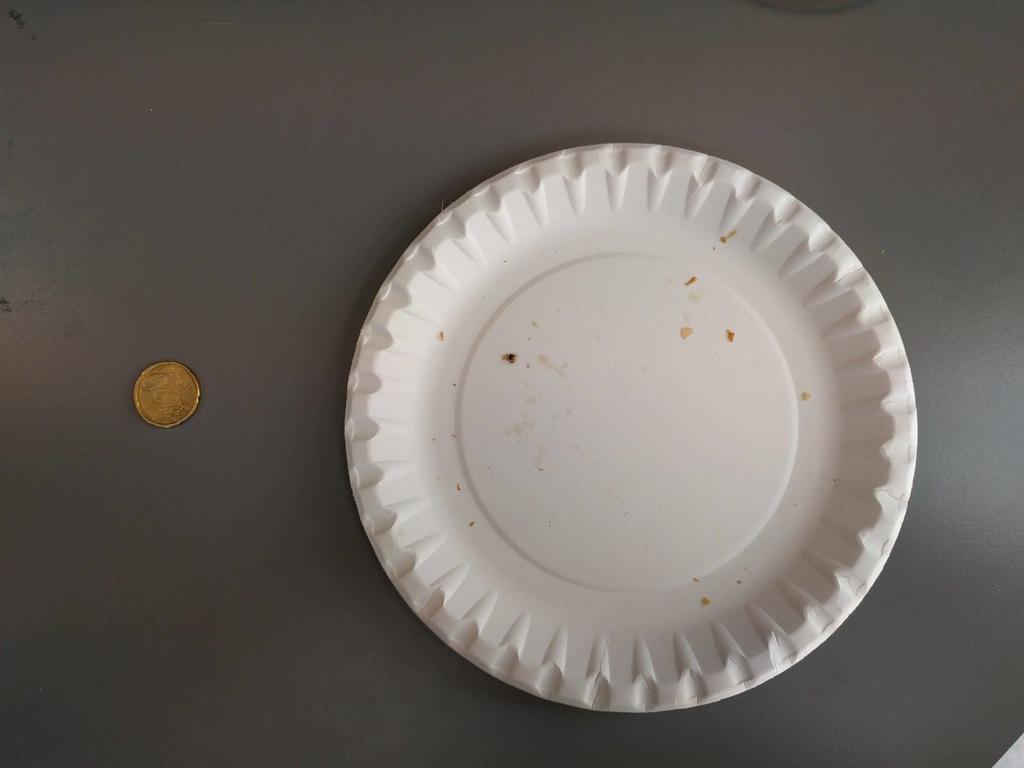
#> input picture object_recognition/images/plate_test.png, 1024 x 768 px, found by its file name
$ python detect_object_size.py   (older library calls are emulated)
#> lines starting #> are read from the running program, lines starting #| are printed output that depends on the picture; after the words box and inside, x2 and y2 are one past the last pixel; in counts of white or black regions, pixels touching at a corner belong together
# import the necessary packages
from scipy.spatial import distance as dist
from imutils import perspective
from imutils import contours
import numpy as np
import imutils
import cv2


def midpoint(pt_a, pt_b):
    return ((pt_a[0] + pt_b[0]) * 0.5, (pt_a[1] + pt_b[1]) * 0.5)


def detect_object_size(img_path, obj_width):

    # load the image, convert it to greyscale, and blur it slightly
#> called with img_path = './images/plate_test.png', obj_width = 22.25
    image = cv2.imread(img_path)
#> image is the input picture: shape (768, 1024, 3); mean B, G, R 98, 102.4, 107.9
    gray = cv2.cvtColor(image, cv2.COLOR_BGR2GRAY)
    gray = cv2.GaussianBlur(gray, (7, 7), 0)

    # perform edge detection, then perform a dilation + erosion to
    # close gaps in between object edges
    edged = cv2.Canny(gray, 50, 100)
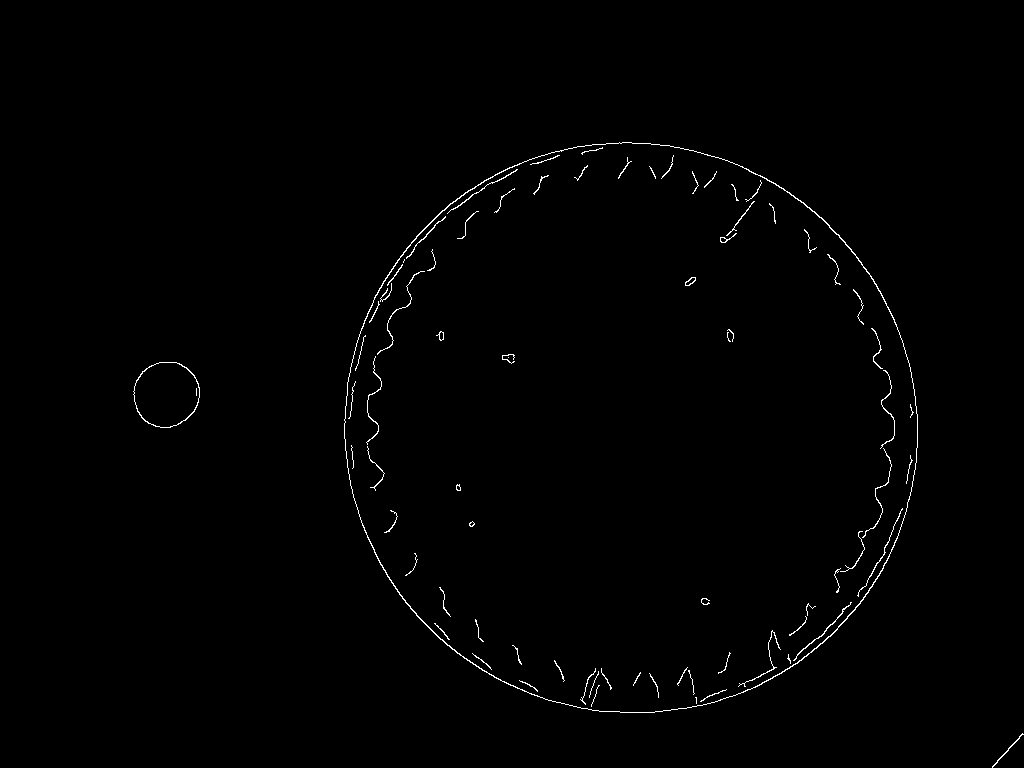
#> edged: shape (768, 1024); 0.7% white in thin lines or dots, all inside (x1, y1, x2, y2) = (133, 142, 1024, 768)
    edged = cv2.dilate(edged, None, iterations=1)
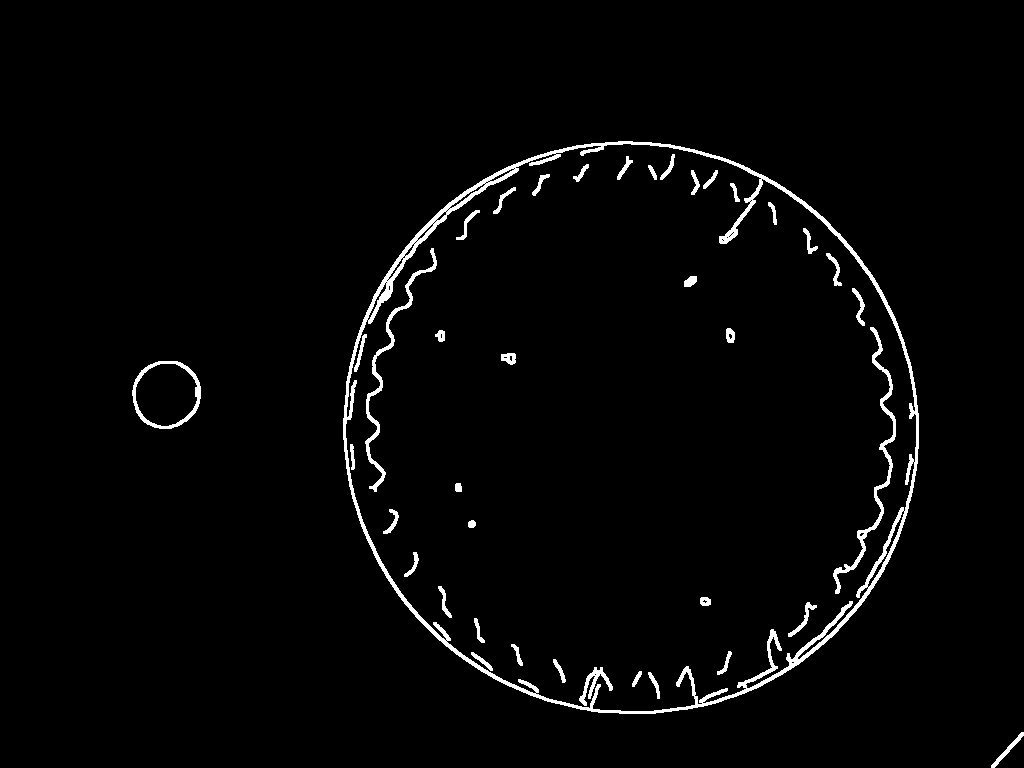
#> edged: shape (768, 1024); 2.3% white; 40 white regions, largest, box (x1, y1, x2, y2) and area: (343, 141, 919, 714) 10409, (833, 327, 896, 594) 1330, (365, 248, 437, 492) 1185
    edged = cv2.erode(edged, None, iterations=1)

    # find contours in the edge map
    cnts = cv2.findContours(edged.copy(), cv2.RETR_EXTERNAL,
                            cv2.CHAIN_APPROX_SIMPLE)
#> cnts = 3 contours; box (x1, y1, x2, y2) and area: (344, 142, 918, 713) 256394, (133, 362, 200, 428) 3378, (992, 733, 1024, 768) 32
    cnts = cnts[0] if imutils.is_cv2() else cnts[1]

    # sort the contours from left-to-right and initialize the
    # 'pixels per metric' calibration variable
    (cnts, _) = contours.sort_contours(cnts)
    pixels_per_metric = None

    # loop over the contours individually
    for c in cnts:
        # if the contour is not sufficiently large, ignore it
        if cv2.contourArea(c) < 100:
            continue

        # compute the rotated bounding box of the contour
        orig = image.copy()
        box = cv2.minAreaRect(c)
        box = cv2.cv.BoxPoints(box) if imutils.is_cv2() else cv2.boxPoints(box)
        box = np.array(box, dtype="int")

        # order the points in the contour such that they appear
        # in top-left, top-right, bottom-right, and bottom-left
        # order, then draw the outline of the rotated bounding
        # box
        box = perspective.order_points(box)
        cv2.drawContours(orig, [box.astype("int")], -1, (0, 255, 0), 2)

        # loop over the original points and draw them
        for (x, y) in box:
            cv2.circle(orig, (int(x), int(y)), 5, (0, 0, 255), -1)

        # unpack the ordered bounding box, then compute the midpoint
        # between the top-left and top-right coordinates, followed by
        # the midpoint between bottom-left and bottom-right coordinates
        (tl, tr, br, bl) = box
        (tltr_x, tltr_y) = midpoint(tl, tr)
        (blbr_x, blbr_y) = midpoint(bl, br)

        # compute the midpoint between the top-left and top-right points,
        # followed by the midpoint between the top-righ and bottom-right
        (tlbl_x, tlbl_y) = midpoint(tl, bl)
        (trbr_x, trbr_y) = midpoint(tr, br)

        # draw the midpoints on the image
        cv2.circle(orig, (int(tltr_x), int(tltr_y)), 5, (255, 0, 0), -1)
        cv2.circle(orig, (int(blbr_x), int(blbr_y)), 5, (255, 0, 0), -1)
        cv2.circle(orig, (int(tlbl_x), int(tlbl_y)), 5, (255, 0, 0), -1)
        cv2.circle(orig, (int(trbr_x), int(trbr_y)), 5, (255, 0, 0), -1)

        # draw lines between the midpoints
        cv2.line(orig, (int(tltr_x), int(tltr_y)), (int(blbr_x), int(blbr_y)),
                 (255, 0, 255), 2)
        cv2.line(orig, (int(tlbl_x), int(tlbl_y)), (int(trbr_x), int(trbr_y)),
                 (255, 0, 255), 2)

        # compute the Euclidean distance between the midpoints
        d_a = dist.euclidean((tltr_x, tltr_y), (blbr_x, blbr_y))
        d_b = dist.euclidean((tlbl_x, tlbl_y), (trbr_x, trbr_y))

        # if the pixels per metric has not been initialized, then
        # compute it as the ratio of pixels to supplied metric
        # (in this case, inches)
        if pixels_per_metric is None:
            pixels_per_metric = d_b / obj_width

        # compute the size of the object
        dim_a = d_a / pixels_per_metric
        dim_b = d_b / pixels_per_metric

        # draw the object sizes on the image
        cv2.putText(orig, "{:.1f}mm".format(dim_a),
                    (int(tltr_x - 15), int(tltr_y - 10)), cv2.FONT_HERSHEY_SIMPLEX,
                    0.65, (255, 255, 255), 2)
        cv2.putText(orig, "{:.1f}mm".format(dim_b),
                    (int(trbr_x + 10), int(trbr_y)), cv2.FONT_HERSHEY_SIMPLEX,
                    0.65, (255, 255, 255), 2)

        # show the output image
        cv2.imshow("Image", orig)
        cv2.waitKey(0)
#> this loop made 3 passes
#> (tl, tr, br, bl, tltr_x, tltr_y, blbr_x, blbr_y) on pass 1: ([133, 362], [199, 362], [199, 427], [133, 427], 166, 362, 166, 427)
#> (tl, tr, br, bl, tltr_x, tltr_y, blbr_x, blbr_y) on pass 2: ([344, 142], [917, 142], [917, 712], [344, 712], 630.5, 142, 630.5, 712)
#> pass 1, in detect_object_size, `cv2.imshow("Image", orig)`:
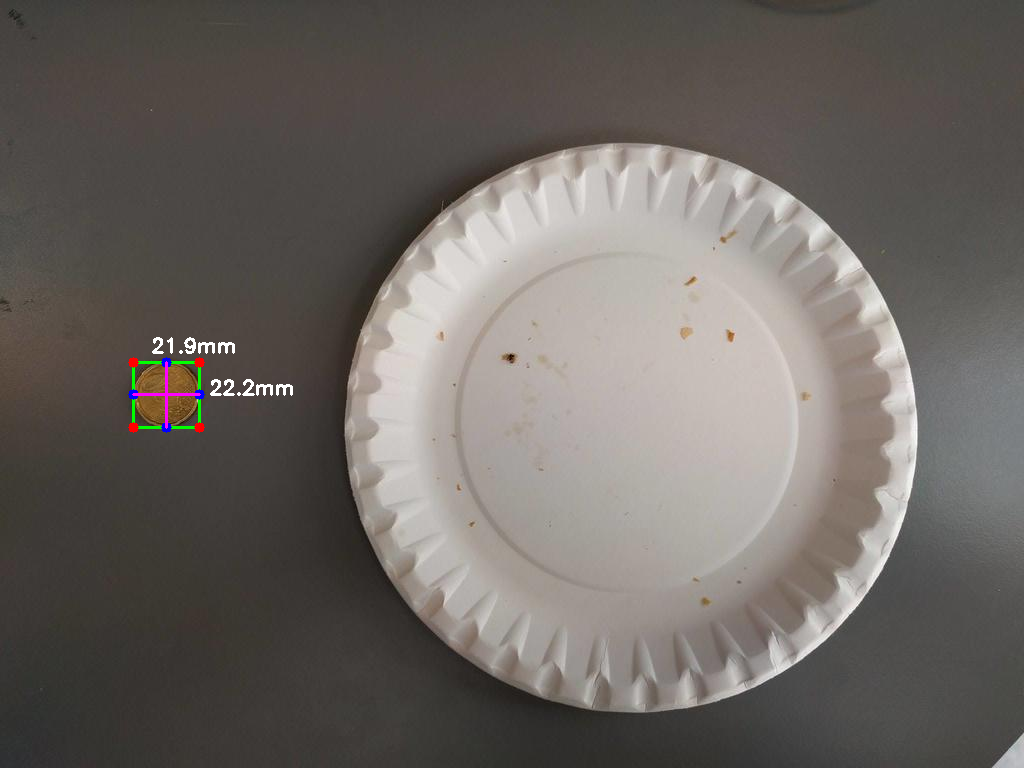
#> window 'Image': shape (768, 1024, 3); mean B, G, R 98.4, 102.7, 108.2
#> pass 2, in detect_object_size, `cv2.imshow("Image", orig)`:
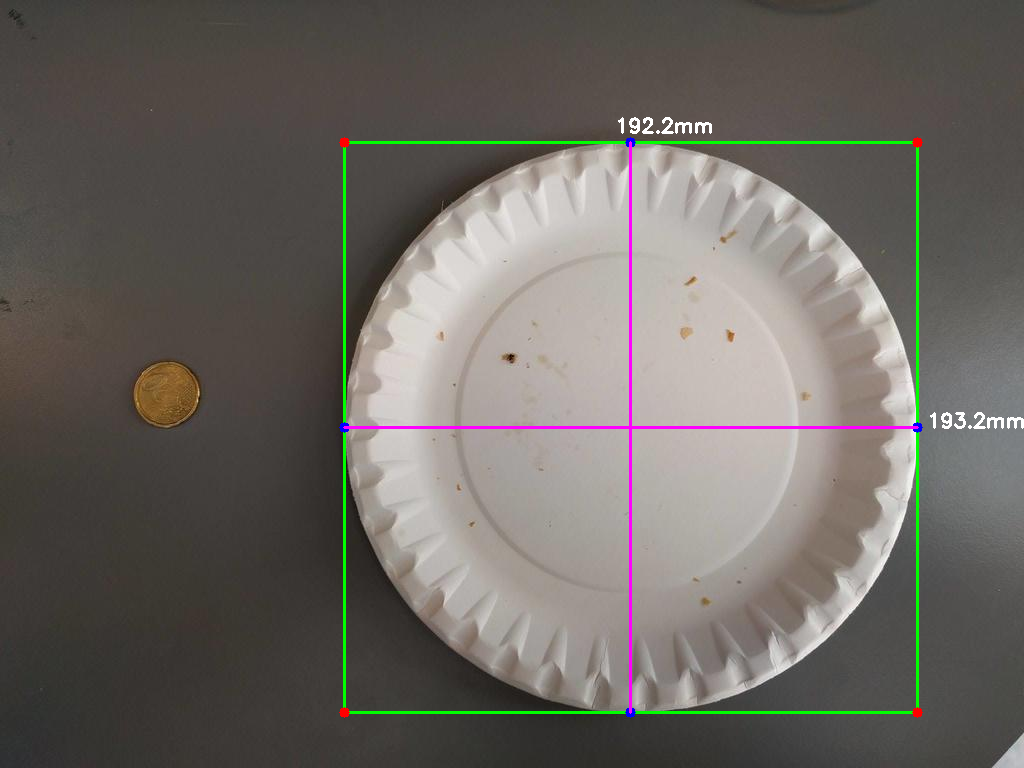
#> window 'Image': shape (768, 1024, 3); mean B, G, R 98.1, 103.4, 107.8
#> after the loop, pixels_per_metric = 2.97

    return

if __name__ == '__main__':
    detect_object_size('./images/plate_test.png', 22.25)

$ run again, with object_recognition/images/17474096_1354742264586337_541393952_o.jpg saved as object_recognition/images/plate_test.png
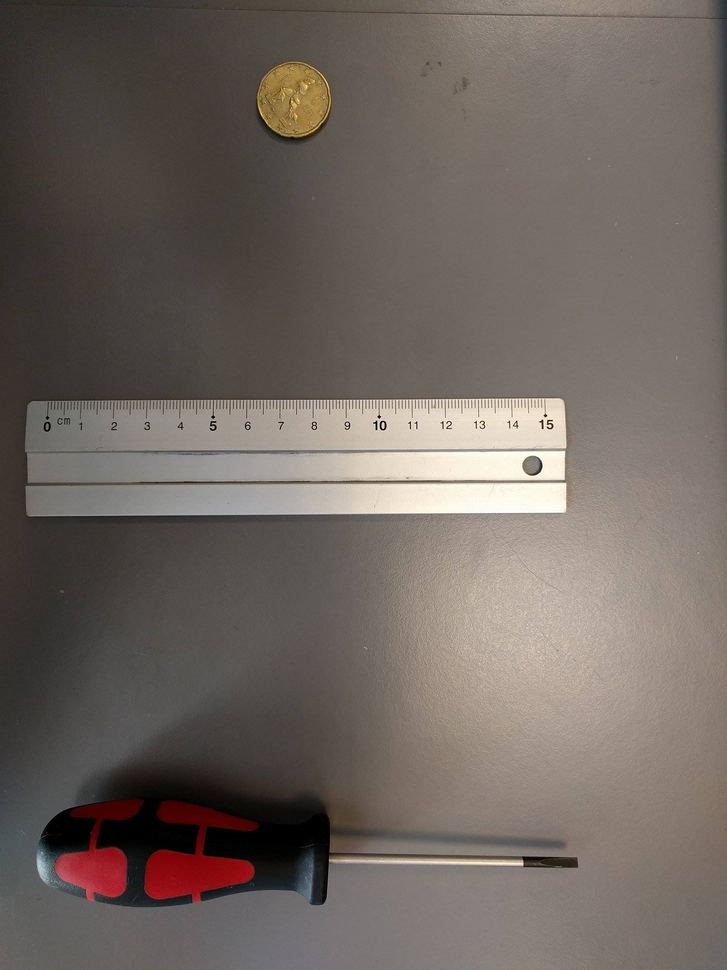
#> input picture object_recognition/images/17474096_1354742264586337_541393952_o.jpg, 727 x 970 px, shrunk from 1536 x 2048 before the run, found by its file name
#> in detect_object_size, image is the input picture: shape (970, 727, 3); mean B, G, R 95.7, 101.9, 111
#> in detect_object_size, `edged = cv2.erode(edged, None, iterations=1)`:
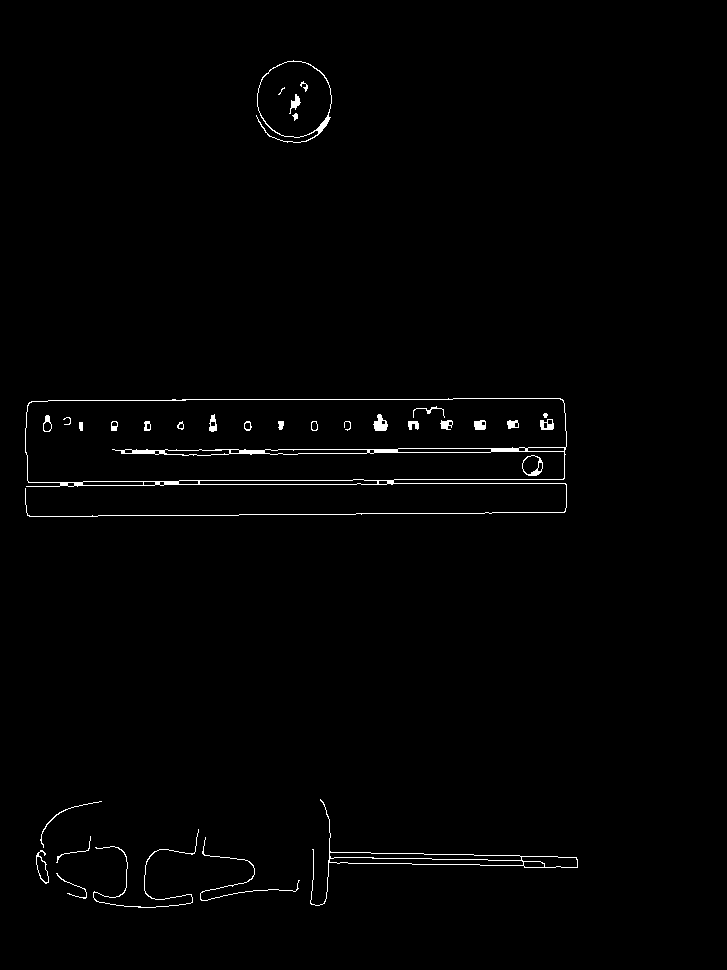
#> edged: shape (970, 727); 1.1% white in thin lines or dots, all inside (x1, y1, x2, y2) = (25, 60, 578, 908)
#> cnts = 9 contours, 3 with area under 20; largest, box (x1, y1, x2, y2) and area: (25, 398, 567, 517) 44876, (256, 60, 332, 143) 4534, (310, 799, 578, 906) 2550, (36, 850, 49, 884) 206, (93, 829, 199, 908) 38, (40, 801, 102, 848) 24
#> the loop in detect_object_size, `for c in cnts:` made 9 passes
#> (tl, tr, br, bl, tltr_x, tltr_y, blbr_x, blbr_y) on pass 1: ([24, 400], [565, 396], [566, 512], [25, 516], 294.5, 398, 295.5, 514)
#> pass 2, in detect_object_size, `cv2.imshow("Image", orig)`:
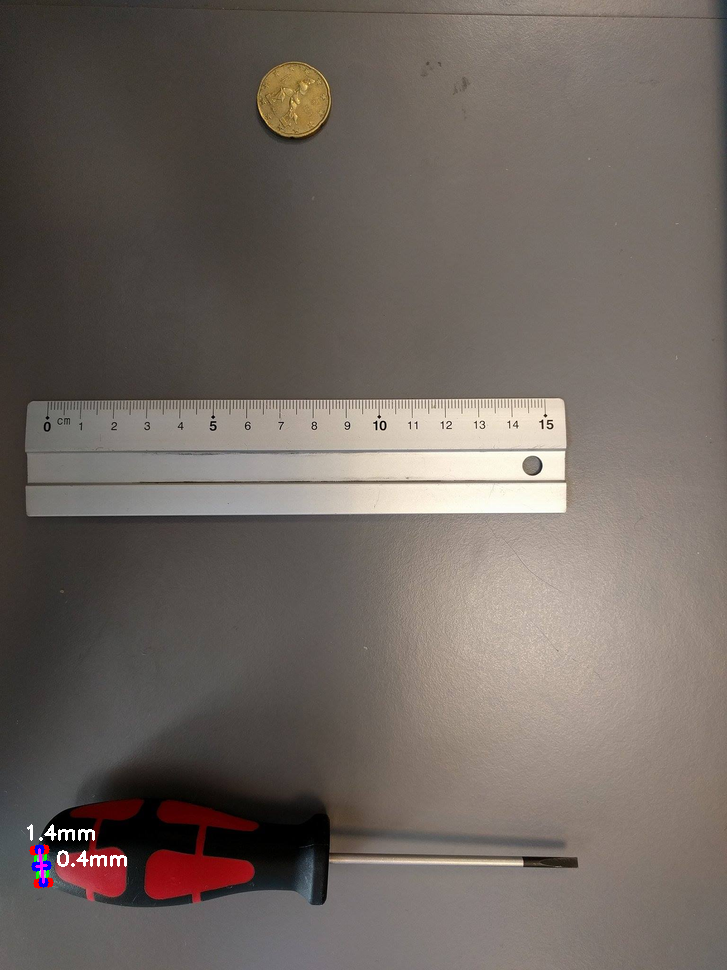
#> window 'Image': shape (970, 727, 3); mean B, G, R 96, 102.1, 111.2
#> after the loop in detect_object_size, `for c in cnts:`: pixels_per_metric = 24.32
